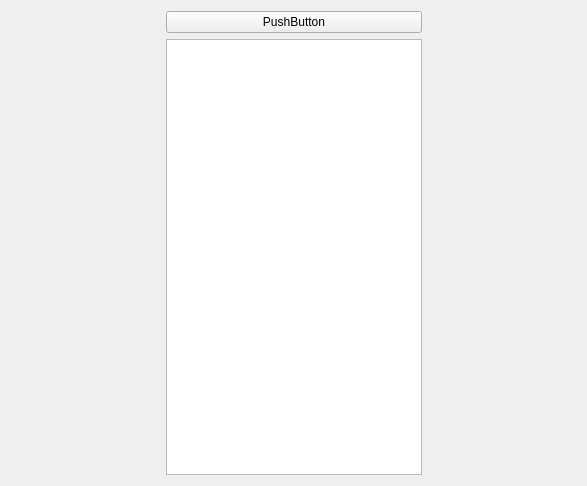
<?xml version="1.0" encoding="UTF-8"?>
<ui version="4.0">
 <class>Widget</class>
 <widget class="QWidget" name="Widget">
  <property name="geometry">
   <rect>
    <x>0</x>
    <y>0</y>
    <width>587</width>
    <height>486</height>
   </rect>
  </property>
  <property name="windowTitle">
   <string>Widget</string>
  </property>
  <layout class="QGridLayout" name="gridLayout">
   <item row="0" column="0">
    <spacer name="horizontalSpacer">
     <property name="orientation">
      <enum>Qt::Horizontal</enum>
     </property>
     <property name="sizeHint" stdset="0">
      <size>
       <width>145</width>
       <height>20</height>
      </size>
     </property>
    </spacer>
   </item>
   <item row="0" column="1">
    <widget class="QPushButton" name="pushButton">
     <property name="text">
      <string>PushButton</string>
     </property>
    </widget>
   </item>
   <item row="0" column="2">
    <spacer name="horizontalSpacer_2">
     <property name="orientation">
      <enum>Qt::Horizontal</enum>
     </property>
     <property name="sizeHint" stdset="0">
      <size>
       <width>144</width>
       <height>20</height>
      </size>
     </property>
    </spacer>
   </item>
   <item row="1" column="1">
    <widget class="QTextEdit" name="textEdit"/>
   </item>
  </layout>
 </widget>
 <layoutdefault spacing="6" margin="11"/>
 <resources/>
 <connections/>
</ui>
